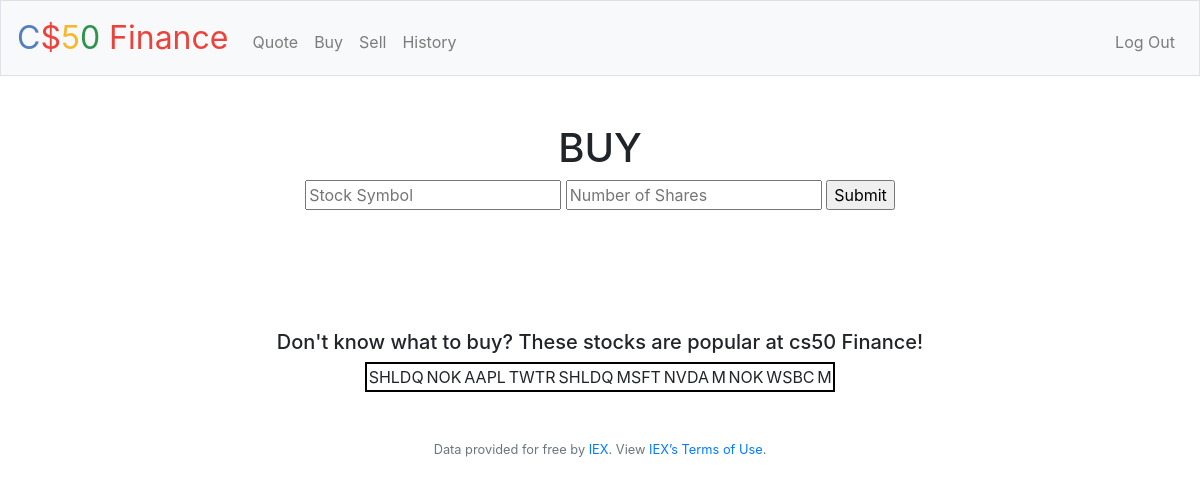
Page /buy (signed in) on the committed database.
### tables this page shows
CREATE TABLE stocks (user_id INTEGER NOT NULL, symbol TEXT NOT NULL, shares NUMERIC NOT NULL);

### app.py (the view)
@app.route("/buy", methods=["GET", "POST"])
@login_required
def buy():
    quoted = {}
    if request.method == "POST":
        if not request.form.get("symbol"):
            return apology("Stock Symbol Required.")
        try:
            quoted.update(lookup(request.form.get("symbol")))
        except TypeError:
            return apology("No such stock exists.")
        """checks if shares input is valid"""
        sharequest = request.form.get("shares")
        if not sharequest: # checks for blanks
            return apology("gimme a number man")
        if not type(sharequest) == int:  # checks for digits and converts
            try:
                sharequest = float(sharequest)
                if sharequest % 1 != 0:
                    return apology("whole numbs only")
                else:
                    sharequest = int(sharequest)
            except (ValueError, TypeError):
                return apology("numbs only zone")
        if sharequest <= 0:    # checks for positive entry
            return apology("You can only sell 1 or more shares.")
        cash = db.execute("SELECT cash FROM users WHERE id = :user_id",
                                user_id=session["user_id"])
        cash = cash[0]["cash"]
        if float(cash) < int(request.form.get("shares"))*float(quoted["price"]):
            return apology("You do not have enough money.")
        else:
            cash = float(cash) - int(request.form.get("shares"))*float(quoted["price"])
            db.execute("UPDATE users SET cash = :cash WHERE id = :user_id", cash=cash, user_id=session["user_id"])
            db.execute("INSERT INTO transactions (user_id, symbol, shares, price) VALUES (:user_id, :symbol, :shares, :price)",
                        user_id=session["user_id"],
                        symbol=request.form.get("symbol"),
                        shares=int(request.form.get("shares")),
                        price=float(quoted["price"])
                        )
            shares = db.execute("SELECT shares FROM stocks WHERE user_id = :user_id AND symbol = :symbol",
                        user_id=session["user_id"],
                        symbol = request.form.get("symbol"),
                        )
            if not shares:
                db.execute("INSERT INTO stocks (user_id, symbol, shares) VALUES (:user_id, :symbol, :shares)",
                        user_id = session["user_id"],
                        symbol = request.form.get("symbol"),
                        shares = request.form.get("shares")
                        )
            else:
                shares = shares[0]["shares"]
                shares = int(shares) + int(request.form.get("shares"))
                db.execute("UPDATE stocks SET shares = :shares WHERE user_id = :user_id AND symbol = :symbol",
                    shares=shares,
                    user_id=session["user_id"],
                    symbol=request.form.get("symbol")
                    )
        return redirect("/")
    else:
        symbols = []
        rows = db.execute("SELECT symbol FROM stocks")
        for row in rows:
            symbols.append(row["symbol"])
        return render_template("/buy.html", symbols=symbols)

### app.py (called while the page is built)
@app.after_request
def after_request(response):
    response.headers["Cache-Control"] = "no-cache, no-store, must-revalidate"
    response.headers["Expires"] = 0
    response.headers["Pragma"] = "no-cache"
    return response

### helpers.py (called while the page is built)
def login_required(f):
    @wraps(f)
    def decorated_function(*args, **kwargs):
        if session.get("user_id") is None:
            return redirect("/login")
        return f(*args, **kwargs)
    return decorated_function

### templates/buy.html
{% extends "layout.html" %}
{% block main %}
    <h1> BUY </h1>
    <form action="/buy" method="post">
        <input type="text" name="symbol" placeholder="Stock Symbol">
        <input type="text" name="shares" placeholder="Number of Shares">
        <input type="submit">
    </form>
    <br><br><br><br><br>
    <h5> Don't know what to buy? These stocks are popular at cs50 Finance!</h5>
    <table>
        {% for symbol in symbols %}
            <td> {{ symbol }} </td>
        {% endfor %}
    </table>
{% endblock %}

### static/styles.css (style rules this page uses)
table { border-collapse: collapse; border: 2px solid black; width: 45%; margin-left:auto; margin-right:auto; }
th, td { border-bottom: 1px solid black; }

### rows in the picture
stocks: symbol "SHLDQ"
stocks: symbol "NOK"
stocks: symbol "AAPL"
stocks: symbol "TWTR"
stocks: symbol "SHLDQ"
stocks: symbol "MSFT"
stocks: symbol "NVDA"
stocks: symbol "NOK"
stocks: symbol "WSBC"

### other values in the picture
{{ symbol }} "M" "M"
